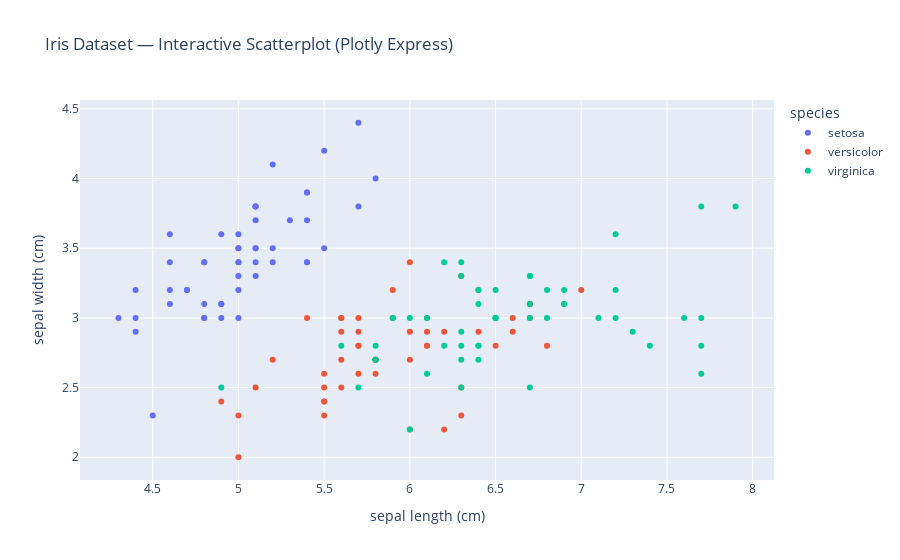

The notebook cell saved with this chart:
### Code cell
# Create interactive scatterplot
fig = px.scatter(
    df,
    x="sepal length (cm)",          # X-axis
    y="sepal width (cm)",           # Y-axis
    color="species",                # Color by species
    title="Iris Dataset — Interactive Scatterplot (Plotly Express)",
    hover_data=["petal length (cm)", "petal width (cm)"],  # Extra info on hover
    size_max=10
)

fig.show()

### Figure 1 — Plotly figure (JSON) as saved in the notebook; plotly's stock layout.template omitted (floating-point values rounded to 4 significant figures)
{"data": [{"customdata": [[1.4, 0.2], [1.4, 0.2], [1.3, 0.2], [1.5, 0.2], [1.4, 0.2], [1.7, 0.4], [1.4, 0.3], [1.5, 0.2], [1.4, 0.2], [1.5, 0.1], [1.5, 0.2], [1.6, 0.2], [1.4, 0.1], [1.1, 0.1], [1.2, 0.2], [1.5, 0.4], [1.3, 0.4], [1.4, 0.3], [1.7, 0.3], [1.5, 0.3], [1.7, 0.2], [1.5, 0.4], [1, 0.2], [1.7, 0.5], [1.9, 0.2], [1.6, 0.2], [1.6, 0.4], [1.5, 0.2], [1.4, 0.2], [1.6, 0.2], [1.6, 0.2], [1.5, 0.4], [1.5, 0.1], [1.4, 0.2], [1.5, 0.2], [1.2, 0.2], [1.3, 0.2], [1.4, 0.1], [1.3, 0.2], [1.5, 0.2], [1.3, 0.3], [1.3, 0.3], [1.3, 0.2], [1.6, 0.6], [1.9, 0.4], [1.4, 0.3], [1.6, 0.2], [1.4, 0.2], [1.5, 0.2], [1.4, 0.2]], "hovertemplate": "species=setosa<br>sepal length (cm)=%{x}<br>sepal width (cm)=%{y}<br>petal length (cm)=%{customdata[0]}<br>petal width (cm)=%{customdata[1]}<extra></extra>", "legendgroup": "setosa", "marker": {"color": "#636efa", "symbol": "circle"}, "mode": "markers", "name": "setosa", "orientation": "v", "showlegend": true, "type": "scatter", "x": [5.1, 4.9, 4.7, 4.6, 5, 5.4, 4.6, 5, 4.4, 4.9, 5.4, 4.8, 4.8, 4.3, 5.8, 5.7, 5.4, 5.1, 5.7, 5.1, 5.4, 5.1, 4.6, 5.1, 4.8, 5, 5, 5.2, 5.2, 4.7, 4.8, 5.4, 5.2, 5.5, 4.9, 5, 5.5, 4.9, 4.4, 5.1, 5, 4.5, 4.4, 5, 5.1, 4.8, 5.1, 4.6, 5.3, 5], "xaxis": "x", "y": [3.5, 3, 3.2, 3.1, 3.6, 3.9, 3.4, 3.4, 2.9, 3.1, 3.7, 3.4, 3, 3, 4, 4.4, 3.9, 3.5, 3.8, 3.8, 3.4, 3.7, 3.6, 3.3, 3.4, 3, 3.4, 3.5, 3.4, 3.2, 3.1, 3.4, 4.1, 4.2, 3.1, 3.2, 3.5, 3.6, 3, 3.4, 3.5, 2.3, 3.2, 3.5, 3.8, 3, 3.8, 3.2, 3.7, 3.3], "yaxis": "y"}, {"customdata": [[4.7, 1.4], [4.5, 1.5], [4.9, 1.5], [4, 1.3], [4.6, 1.5], [4.5, 1.3], [4.7, 1.6], [3.3, 1], [4.6, 1.3], [3.9, 1.4], [3.5, 1], [4.2, 1.5], [4, 1], [4.7, 1.4], [3.6, 1.3], [4.4, 1.4], [4.5, 1.5], [4.1, 1], [4.5, 1.5], [3.9, 1.1], [4.8, 1.8], [4, 1.3], [4.9, 1.5], [4.7, 1.2], [4.3, 1.3], [4.4, 1.4], [4.8, 1.4], [5, 1.7], [4.5, 1.5], [3.5, 1], [3.8, 1.1], [3.7, 1], [3.9, 1.2], [5.1, 1.6], [4.5, 1.5], [4.5, 1.6], [4.7, 1.5], [4.4, 1.3], [4.1, 1.3], [4, 1.3], [4.4, 1.2], [4.6, 1.4], [4, 1.2], [3.3, 1], [4.2, 1.3], [4.2, 1.2], [4.2, 1.3], [4.3, 1.3], [3, 1.1], [4.1, 1.3]], "hovertemplate": "species=versicolor<br>sepal length (cm)=%{x}<br>sepal width (cm)=%{y}<br>petal length (cm)=%{customdata[0]}<br>petal width (cm)=%{customdata[1]}<extra></extra>", "legendgroup": "versicolor", "marker": {"color": "#EF553B", "symbol": "circle"}, "mode": "markers", "name": "versicolor", "orientation": "v", "showlegend": true, "type": "scatter", "x": [7, 6.4, 6.9, 5.5, 6.5, 5.7, 6.3, 4.9, 6.6, 5.2, 5, 5.9, 6, 6.1, 5.6, 6.7, 5.6, 5.8, 6.2, 5.6, 5.9, 6.1, 6.3, 6.1, 6.4, 6.6, 6.8, 6.7, 6, 5.7, 5.5, 5.5, 5.8, 6, 5.4, 6, 6.7, 6.3, 5.6, 5.5, 5.5, 6.1, 5.8, 5, 5.6, 5.7, 5.7, 6.2, 5.1, 5.7], "xaxis": "x", "y": [3.2, 3.2, 3.1, 2.3, 2.8, 2.8, 3.3, 2.4, 2.9, 2.7, 2, 3, 2.2, 2.9, 2.9, 3.1, 3, 2.7, 2.2, 2.5, 3.2, 2.8, 2.5, 2.8, 2.9, 3, 2.8, 3, 2.9, 2.6, 2.4, 2.4, 2.7, 2.7, 3, 3.4, 3.1, 2.3, 3, 2.5, 2.6, 3, 2.6, 2.3, 2.7, 3, 2.9, 2.9, 2.5, 2.8], "yaxis": "y"}, {"customdata": [[6, 2.5], [5.1, 1.9], [5.9, 2.1], [5.6, 1.8], [5.8, 2.2], [6.6, 2.1], [4.5, 1.7], [6.3, 1.8], [5.8, 1.8], [6.1, 2.5], [5.1, 2], [5.3, 1.9], [5.5, 2.1], [5, 2], [5.1, 2.4], [5.3, 2.3], [5.5, 1.8], [6.7, 2.2], [6.9, 2.3], [5, 1.5], [5.7, 2.3], [4.9, 2], [6.7, 2], [4.9, 1.8], [5.7, 2.1], [6, 1.8], [4.8, 1.8], [4.9, 1.8], [5.6, 2.1], [5.8, 1.6], [6.1, 1.9], [6.4, 2], [5.6, 2.2], [5.1, 1.5], [5.6, 1.4], [6.1, 2.3], [5.6, 2.4], [5.5, 1.8], [4.8, 1.8], [5.4, 2.1], [5.6, 2.4], [5.1, 2.3], [5.1, 1.9], [5.9, 2.3], [5.7, 2.5], [5.2, 2.3], [5, 1.9], [5.2, 2], [5.4, 2.3], [5.1, 1.8]], "hovertemplate": "species=virginica<br>sepal length (cm)=%{x}<br>sepal width (cm)=%{y}<br>petal length (cm)=%{customdata[0]}<br>petal width (cm)=%{customdata[1]}<extra></extra>", "legendgroup": "virginica", "marker": {"color": "#00cc96", "symbol": "circle"}, "mode": "markers", "name": "virginica", "orientation": "v", "showlegend": true, "type": "scatter", "x": [6.3, 5.8, 7.1, 6.3, 6.5, 7.6, 4.9, 7.3, 6.7, 7.2, 6.5, 6.4, 6.8, 5.7, 5.8, 6.4, 6.5, 7.7, 7.7, 6, 6.9, 5.6, 7.7, 6.3, 6.7, 7.2, 6.2, 6.1, 6.4, 7.2, 7.4, 7.9, 6.4, 6.3, 6.1, 7.7, 6.3, 6.4, 6, 6.9, 6.7, 6.9, 5.8, 6.8, 6.7, 6.7, 6.3, 6.5, 6.2, 5.9], "xaxis": "x", "y": [3.3, 2.7, 3, 2.9, 3, 3, 2.5, 2.9, 2.5, 3.6, 3.2, 2.7, 3, 2.5, 2.8, 3.2, 3, 3.8, 2.6, 2.2, 3.2, 2.8, 2.8, 2.7, 3.3, 3.2, 2.8, 3, 2.8, 3, 2.8, 3.8, 2.8, 2.8, 2.6, 3, 3.4, 3.1, 3, 3.1, 3.1, 3.1, 2.7, 3.2, 3.3, 3, 2.5, 3, 3.4, 3], "yaxis": "y"}], "layout": {"legend": {"title": {"text": "species"}, "tracegroupgap": 0}, "title": {"text": "Iris Dataset — Interactive Scatterplot (Plotly Express)"}, "xaxis": {"anchor": "y", "domain": [0, 1], "title": {"text": "sepal length (cm)"}}, "yaxis": {"anchor": "x", "domain": [0, 1], "title": {"text": "sepal width (cm)"}}}}
